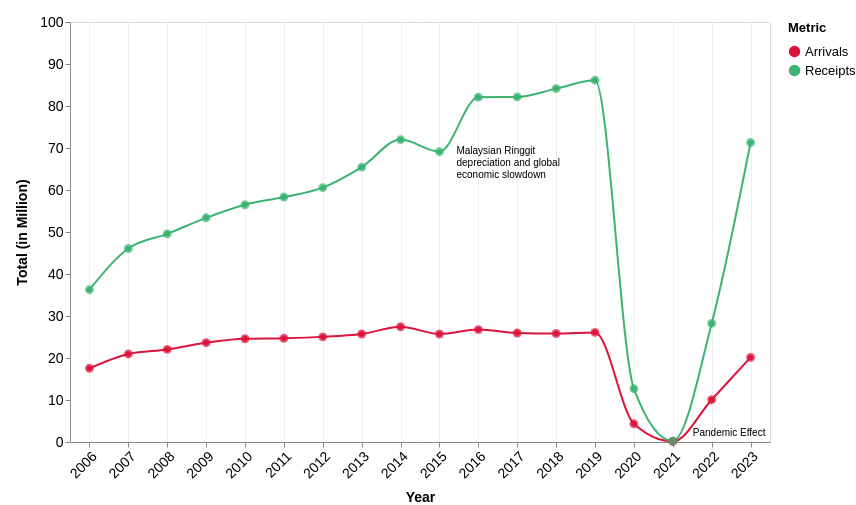

The specification (Vega-Lite) saved for this image:
### Vega-Lite specification from a JSON file in a GitHub repository (floating-point values rounded to 4 significant figures)
{"$schema": "https://vega.github.io/schema/vega-lite/v5.json", "width": 700, "height": 420, "data": {"values": [{"year": "2006", "Arrivals": 17.55, "Receipts": 36.27}, {"year": "2007", "Arrivals": 20.97, "Receipts": 46.07}, {"year": "2008", "Arrivals": 22.05, "Receipts": 49.56}, {"year": "2009", "Arrivals": 23.64, "Receipts": 53.37}, {"year": "2010", "Arrivals": 24.58, "Receipts": 56.49}, {"year": "2011", "Arrivals": 24.71, "Receipts": 58.32}, {"year": "2012", "Arrivals": 25.03, "Receipts": 60.56}, {"year": "2013", "Arrivals": 25.72, "Receipts": 65.44}, {"year": "2014", "Arrivals": 27.44, "Receipts": 72.0}, {"year": "2015", "Arrivals": 25.72, "Receipts": 69.12}, {"year": "2016", "Arrivals": 26.76, "Receipts": 82.1}, {"year": "2017", "Arrivals": 25.95, "Receipts": 82.17}, {"year": "2018", "Arrivals": 25.83, "Receipts": 84.14}, {"year": "2019", "Arrivals": 26.1, "Receipts": 86.14}, {"year": "2020", "Arrivals": 4.33, "Receipts": 12.69}, {"year": "2021", "Arrivals": 0.13, "Receipts": 0.24}, {"year": "2022", "Arrivals": 10.07, "Receipts": 28.23}, {"year": "2023", "Arrivals": 20.14, "Receipts": 71.31}]}, "transform": [{"fold": ["Arrivals", "Receipts"], "as": ["Metric", "Value"]}], "layer": [{"mark": {"type": "line", "point": true, "interpolate": "monotone", "tooltip": true}, "encoding": {"x": {"field": "year", "type": "ordinal", "title": "Year", "axis": {"labelAngle": -45, "titlePadding": 10, "labelFontSize": 14, "titleFontSize": 14, "grid": true, "gridOpacity": 0.45}}, "y": {"field": "Value", "type": "quantitative", "title": "Total (in Million)", "axis": {"titlePadding": 10, "labelFontSize": 14, "titleFontSize": 14, "grid": false}, "scale": {"domain": [0, 100]}}, "color": {"field": "Metric", "type": "nominal", "scale": {"domain": ["Arrivals", "Receipts"], "range": ["#DC143C", "#3CB371"]}, "legend": {"title": "Metric", "labelFontSize": 13, "titleFontSize": 13, "titlePadding": 10}}}}, {"mark": {"type": "point", "tooltip": true, "filled": true, "size": 80}, "encoding": {"x": {"field": "year", "type": "ordinal"}, "y": {"field": "Value", "type": "quantitative"}, "color": {"field": "Metric", "type": "nominal"}, "tooltip": [{"field": "year", "title": "Year"}, {"field": "Metric", "title": "Metric"}, {"field": "Value", "title": "Value", "format": ".2f"}]}}, {"mark": {"type": "text", "lineHeight": 12, "fontStyle": "Helvetica Neue", "align": "left", "color": "#000", "dx": 17, "dy": -1}, "encoding": {"x": {"field": "year", "type": "ordinal", "title": "Year"}, "y": {"field": "Value", "type": "quantitative"}, "text": {"value": ["Malaysian Ringgit", "depreciation and global", "economic slowdown"]}}, "transform": [{"filter": {"field": "Value", "equal": 69.12}}]}, {"mark": {"type": "text", "lineHeight": 12, "fontStyle": "Helvetica Neue", "align": "left", "color": "#000", "dx": 20, "dy": -7.5}, "encoding": {"x": {"field": "year", "type": "ordinal", "title": "Year"}, "y": {"field": "Value", "type": "quantitative"}, "text": {"value": ["Pandemic Effect"]}}, "transform": [{"filter": {"field": "Value", "equal": 0.24}}]}], "padding": {"top": 15, "left": 15}}
